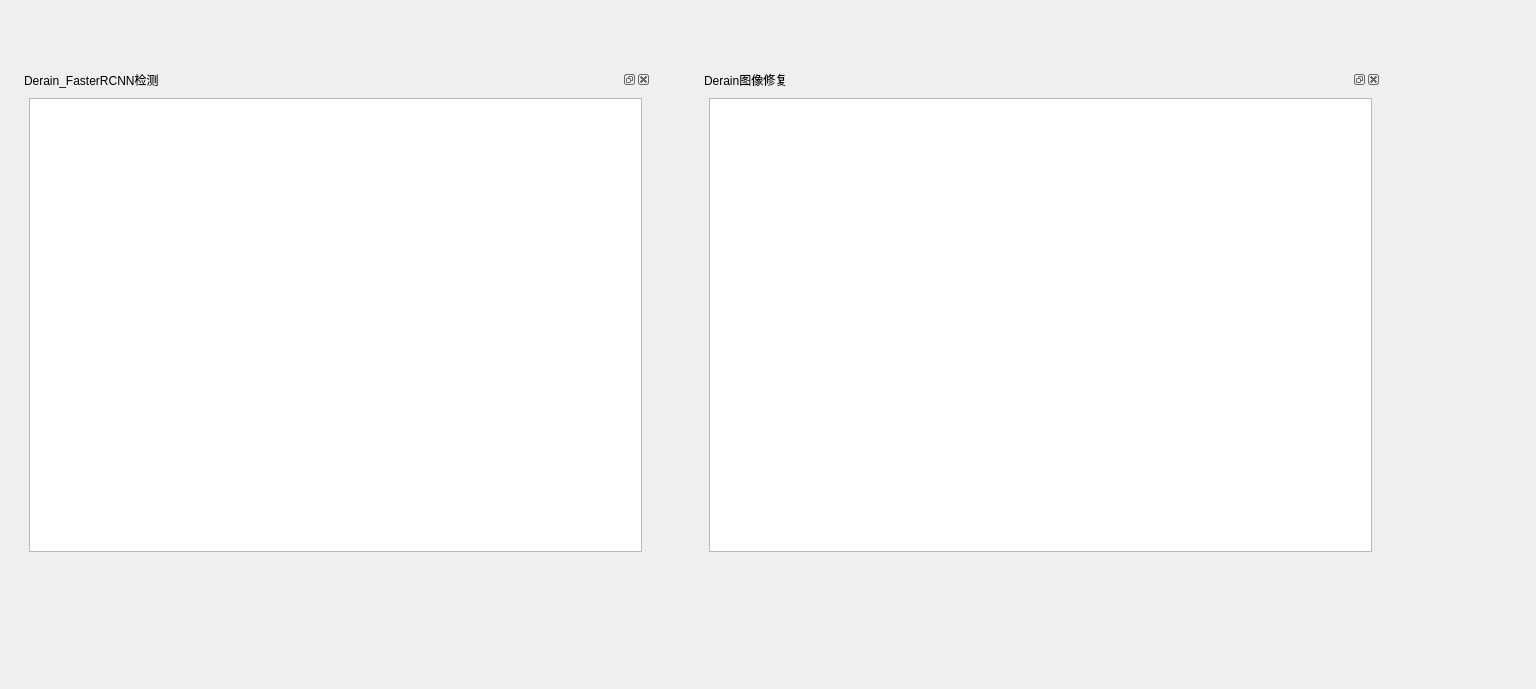
<?xml version="1.0" encoding="UTF-8"?>
<ui version="4.0">
 <class>Form</class>
 <widget class="QWidget" name="Form">
  <property name="geometry">
   <rect>
    <x>0</x>
    <y>0</y>
    <width>1536</width>
    <height>689</height>
   </rect>
  </property>
  <property name="windowTitle">
   <string>Form</string>
  </property>
  <widget class="QDockWidget" name="dockWidget_raw">
   <property name="geometry">
    <rect>
     <x>20</x>
     <y>70</y>
     <width>631</width>
     <height>491</height>
    </rect>
   </property>
   <property name="windowTitle">
    <string>Derain_FasterRCNN检测</string>
   </property>
   <widget class="QWidget" name="dockWidgetContents_7">
    <layout class="QGridLayout" name="gridLayout_22">
     <item row="0" column="0">
      <widget class="QGraphicsView" name="graphics_derain_detect"/>
     </item>
    </layout>
   </widget>
  </widget>
  <widget class="QDockWidget" name="dockWidget_baseline">
   <property name="geometry">
    <rect>
     <x>700</x>
     <y>70</y>
     <width>681</width>
     <height>491</height>
    </rect>
   </property>
   <property name="windowTitle">
    <string>Derain图像修复</string>
   </property>
   <widget class="QWidget" name="dockWidgetContents_9">
    <layout class="QGridLayout" name="gridLayout_24">
     <item row="0" column="0">
      <widget class="QGraphicsView" name="graphics_derain_restore"/>
     </item>
    </layout>
   </widget>
  </widget>
 </widget>
 <resources/>
 <connections/>
</ui>
